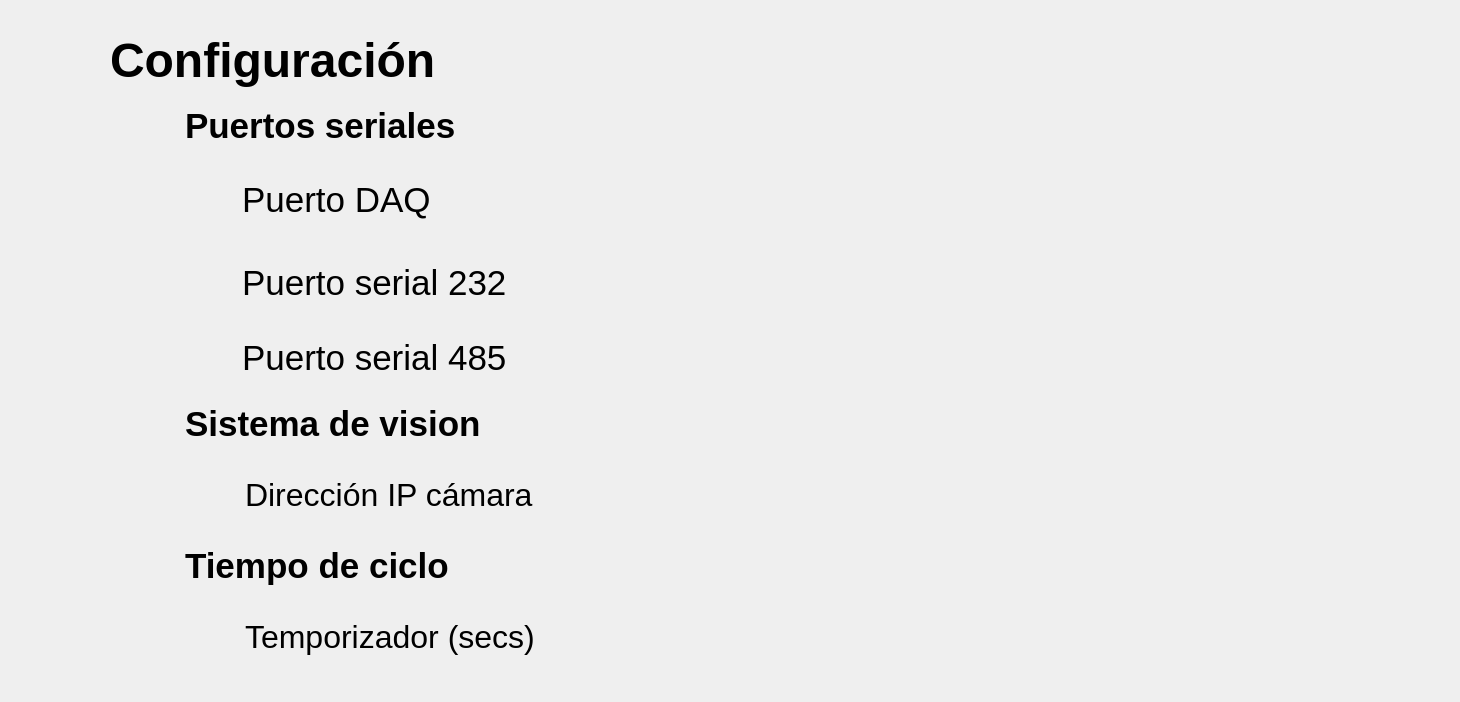
      <widget class="QWidget" name="ConfigurationShow">
       <layout class="QVBoxLayout" name="verticalLayout_13">
        <property name="leftMargin">
         <number>30</number>
        </property>
        <property name="topMargin">
         <number>30</number>
        </property>
        <property name="rightMargin">
         <number>30</number>
        </property>
        <property name="bottomMargin">
         <number>30</number>
        </property>
        <item>
         <layout class="QHBoxLayout" name="horizontalLayout_60">
          <property name="spacing">
           <number>30</number>
          </property>
          <item>
           <widget class="QLabel" name="lblConfig_3">
            <property name="minimumSize">
             <size>
              <width>50</width>
              <height>50</height>
             </size>
            </property>
            <property name="maximumSize">
             <size>
              <width>50</width>
              <height>50</height>
             </size>
            </property>
            <property name="text">
             <string/>
            </property>
            <property name="pixmap">
             <pixmap resource="../resources/resources.qrc">:/resources/cogwheel.png</pixmap>
            </property>
            <property name="scaledContents">
             <bool>true</bool>
            </property>
           </widget>
          </item>
          <item>
           <widget class="QLabel" name="label_42">
            <property name="minimumSize">
             <size>
              <width>380</width>
              <height>60</height>
             </size>
            </property>
            <property name="maximumSize">
             <size>
              <width>380</width>
              <height>60</height>
             </size>
            </property>
            <property name="font">
             <font>
              <pointsize>36</pointsize>
              <bold>true</bold>
             </font>
            </property>
            <property name="text">
             <string>Configuración </string>
            </property>
           </widget>
          </item>
          <item>
           <spacer name="horizontalSpacer_112">
            <property name="orientation">
             <enum>Qt::Horizontal</enum>
            </property>
            <property name="sizeHint" stdset="0">
             <size>
              <width>508</width>
              <height>20</height>
             </size>
            </property>
           </spacer>
          </item>
          <item>
           <widget class="QLabel" name="lblEditar">
            <property name="minimumSize">
             <size>
              <width>60</width>
              <height>60</height>
             </size>
            </property>
            <property name="maximumSize">
             <size>
              <width>70</width>
              <height>70</height>
             </size>
            </property>
            <property name="cursor">
             <cursorShape>PointingHandCursor</cursorShape>
            </property>
            <property name="toolTip">
             <string>Editar</string>
            </property>
            <property name="whatsThis">
             <string>Editar</string>
            </property>
            <property name="text">
             <string/>
            </property>
            <property name="pixmap">
             <pixmap resource="../resources/resources.qrc">:/resources/edit.png</pixmap>
            </property>
            <property name="scaledContents">
             <bool>true</bool>
            </property>
           </widget>
          </item>
          <item>
           <spacer name="horizontalSpacer_114">
            <property name="orientation">
             <enum>Qt::Horizontal</enum>
            </property>
            <property name="sizeHint" stdset="0">
             <size>
              <width>28</width>
              <height>20</height>
             </size>
            </property>
           </spacer>
          </item>
         </layout>
        </item>
        <item>
         <layout class="QHBoxLayout" name="horizontalLayout_63">
          <property name="spacing">
           <number>15</number>
          </property>
          <property name="leftMargin">
           <number>90</number>
          </property>
          <item>
           <widget class="QLabel" name="lblseria_12">
            <property name="minimumSize">
             <size>
              <width>50</width>
              <height>50</height>
             </size>
            </property>
            <property name="maximumSize">
             <size>
              <width>50</width>
              <height>50</height>
             </size>
            </property>
            <property name="text">
             <string/>
            </property>
            <property name="pixmap">
             <pixmap resource="../resources/resources.qrc">:/resources/connection.png</pixmap>
            </property>
            <property name="scaledContents">
             <bool>true</bool>
            </property>
           </widget>
          </item>
          <item>
           <widget class="QLabel" name="lblTitleSeriales_12">
            <property name="minimumSize">
             <size>
              <width>350</width>
              <height>60</height>
             </size>
            </property>
            <property name="maximumSize">
             <size>
              <width>350</width>
              <height>60</height>
             </size>
            </property>
            <property name="font">
             <font>
              <pointsize>26</pointsize>
              <bold>true</bold>
             </font>
            </property>
            <property name="text">
             <string>Puertos seriales</string>
            </property>
           </widget>
          </item>
          <item>
           <spacer name="horizontalSpacer_119">
            <property name="orientation">
             <enum>Qt::Horizontal</enum>
            </property>
            <property name="sizeHint" stdset="0">
             <size>
              <width>738</width>
              <height>20</height>
             </size>
            </property>
           </spacer>
          </item>
         </layout>
        </item>
        <item>
         <layout class="QHBoxLayout" name="horizontalLayout_132">
          <property name="spacing">
           <number>12</number>
          </property>
          <property name="leftMargin">
           <number>150</number>
          </property>
          <item>
           <widget class="QLabel" name="lblserial232_11">
            <property name="minimumSize">
             <size>
              <width>50</width>
              <height>50</height>
             </size>
            </property>
            <property name="maximumSize">
             <size>
              <width>50</width>
              <height>50</height>
             </size>
            </property>
            <property name="text">
             <string/>
            </property>
            <property name="pixmap">
             <pixmap resource="../resources/resources.qrc">:/resources/microchip.png</pixmap>
            </property>
            <property name="scaledContents">
             <bool>true</bool>
            </property>
           </widget>
          </item>
          <item>
           <widget class="QLabel" name="label_56">
            <property name="minimumSize">
             <size>
              <width>300</width>
              <height>60</height>
             </size>
            </property>
            <property name="maximumSize">
             <size>
              <width>300</width>
              <height>60</height>
             </size>
            </property>
            <property name="font">
             <font>
              <pointsize>26</pointsize>
             </font>
            </property>
            <property name="text">
             <string>Puerto DAQ</string>
            </property>
           </widget>
          </item>
          <item>
           <spacer name="horizontalSpacer_157">
            <property name="orientation">
             <enum>Qt::Horizontal</enum>
            </property>
            <property name="sizeType">
             <enum>QSizePolicy::Fixed</enum>
            </property>
            <property name="sizeHint" stdset="0">
             <size>
              <width>88</width>
              <height>20</height>
             </size>
            </property>
           </spacer>
          </item>
          <item>
           <widget class="QLabel" name="lblGatewayPort">
            <property name="minimumSize">
             <size>
              <width>250</width>
              <height>60</height>
             </size>
            </property>
            <property name="maximumSize">
             <size>
              <width>250</width>
              <height>60</height>
             </size>
            </property>
            <property name="font">
             <font>
              <pointsize>24</pointsize>
             </font>
            </property>
            <property name="text">
             <string/>
            </property>
           </widget>
          </item>
          <item>
           <spacer name="horizontalSpacer_158">
            <property name="orientation">
             <enum>Qt::Horizontal</enum>
            </property>
            <property name="sizeHint" stdset="0">
             <size>
              <width>538</width>
              <height>77</height>
             </size>
            </property>
           </spacer>
          </item>
         </layout>
        </item>
        <item>
         <layout class="QHBoxLayout" name="horizontalLayout_64">
          <property name="spacing">
           <number>12</number>
          </property>
          <property name="leftMargin">
           <number>150</number>
          </property>
          <item>
           <widget class="QLabel" name="lblserial232_4">
            <property name="minimumSize">
             <size>
              <width>50</width>
              <height>50</height>
             </size>
            </property>
            <property name="maximumSize">
             <size>
              <width>50</width>
              <height>50</height>
             </size>
            </property>
            <property name="text">
             <string/>
            </property>
            <property name="pixmap">
             <pixmap resource="../resources/resources.qrc">:/resources/vga-port.png</pixmap>
            </property>
            <property name="scaledContents">
             <bool>true</bool>
            </property>
           </widget>
          </item>
          <item>
           <widget class="QLabel" name="label_44">
            <property name="minimumSize">
             <size>
              <width>300</width>
              <height>60</height>
             </size>
            </property>
            <property name="maximumSize">
             <size>
              <width>300</width>
              <height>60</height>
             </size>
            </property>
            <property name="font">
             <font>
              <pointsize>26</pointsize>
             </font>
            </property>
            <property name="text">
             <string>Puerto serial 232</string>
            </property>
           </widget>
          </item>
          <item>
           <spacer name="horizontalSpacer_121">
            <property name="orientation">
             <enum>Qt::Horizontal</enum>
            </property>
            <property name="sizeType">
             <enum>QSizePolicy::Fixed</enum>
            </property>
            <property name="sizeHint" stdset="0">
             <size>
              <width>88</width>
              <height>20</height>
             </size>
            </property>
           </spacer>
          </item>
          <item>
           <widget class="QLabel" name="lbl232Port">
            <property name="minimumSize">
             <size>
              <width>250</width>
              <height>60</height>
             </size>
            </property>
            <property name="maximumSize">
             <size>
              <width>250</width>
              <height>60</height>
             </size>
            </property>
            <property name="font">
             <font>
              <pointsize>24</pointsize>
             </font>
            </property>
            <property name="text">
             <string/>
            </property>
           </widget>
          </item>
          <item>
           <spacer name="horizontalSpacer_122">
            <property name="orientation">
             <enum>Qt::Horizontal</enum>
            </property>
            <property name="sizeHint" stdset="0">
             <size>
              <width>538</width>
              <height>77</height>
             </size>
            </property>
           </spacer>
          </item>
         </layout>
        </item>
        <item>
         <layout class="QHBoxLayout" name="horizontalLayout_65">
          <property name="spacing">
           <number>12</number>
          </property>
          <property name="leftMargin">
           <number>150</number>
          </property>
          <item>
           <widget class="QLabel" name="lblserial485_3">
            <property name="minimumSize">
             <size>
              <width>50</width>
              <height>50</height>
             </size>
            </property>
            <property name="maximumSize">
             <size>
              <width>50</width>
              <height>50</height>
             </size>
            </property>
            <property name="text">
             <string/>
            </property>
            <property name="pixmap">
             <pixmap resource="../resources/resources.qrc">:/resources/port.png</pixmap>
            </property>
            <property name="scaledContents">
             <bool>true</bool>
            </property>
           </widget>
          </item>
          <item>
           <widget class="QLabel" name="label_45">
            <property name="minimumSize">
             <size>
              <width>300</width>
              <height>60</height>
             </size>
            </property>
            <property name="maximumSize">
             <size>
              <width>300</width>
              <height>60</height>
             </size>
            </property>
            <property name="font">
             <font>
              <pointsize>26</pointsize>
             </font>
            </property>
            <property name="text">
             <string>Puerto serial 485</string>
            </property>
           </widget>
          </item>
          <item>
           <spacer name="horizontalSpacer_124">
            <property name="orientation">
             <enum>Qt::Horizontal</enum>
            </property>
            <property name="sizeType">
             <enum>QSizePolicy::Fixed</enum>
            </property>
            <property name="sizeHint" stdset="0">
             <size>
              <width>88</width>
              <height>20</height>
             </size>
            </property>
           </spacer>
          </item>
          <item>
           <widget class="QLabel" name="lbl485Port">
            <property name="minimumSize">
             <size>
              <width>250</width>
              <height>60</height>
             </size>
            </property>
            <property name="maximumSize">
             <size>
              <width>250</width>
              <height>60</height>
             </size>
            </property>
            <property name="font">
             <font>
              <pointsize>24</pointsize>
             </font>
            </property>
            <property name="text">
             <string/>
            </property>
           </widget>
          </item>
          <item>
           <spacer name="horizontalSpacer_125">
            <property name="orientation">
             <enum>Qt::Horizontal</enum>
            </property>
            <property name="sizeHint" stdset="0">
             <size>
              <width>518</width>
              <height>20</height>
             </size>
            </property>
           </spacer>
          </item>
         </layout>
        </item>
        <item>
         <layout class="QHBoxLayout" name="horizontalLayout_66">
          <property name="spacing">
           <number>15</number>
          </property>
          <property name="leftMargin">
           <number>90</number>
          </property>
          <item>
           <widget class="QLabel" name="lblseria_13">
            <property name="minimumSize">
             <size>
              <width>50</width>
              <height>50</height>
             </size>
            </property>
            <property name="maximumSize">
             <size>
              <width>50</width>
              <height>50</height>
             </size>
            </property>
            <property name="text">
             <string/>
            </property>
            <property name="pixmap">
             <pixmap resource="../resources/resources.qrc">:/resources/focus.png</pixmap>
            </property>
            <property name="scaledContents">
             <bool>true</bool>
            </property>
           </widget>
          </item>
          <item>
           <widget class="QLabel" name="lblTitleSeriales_13">
            <property name="minimumSize">
             <size>
              <width>350</width>
              <height>60</height>
             </size>
            </property>
            <property name="maximumSize">
             <size>
              <width>350</width>
              <height>60</height>
             </size>
            </property>
            <property name="font">
             <font>
              <pointsize>26</pointsize>
              <bold>true</bold>
             </font>
            </property>
            <property name="text">
             <string>Sistema de vision</string>
            </property>
           </widget>
          </item>
          <item>
           <spacer name="horizontalSpacer_126">
            <property name="orientation">
             <enum>Qt::Horizontal</enum>
            </property>
            <property name="sizeHint" stdset="0">
             <size>
              <width>768</width>
              <height>20</height>
             </size>
            </property>
           </spacer>
          </item>
         </layout>
        </item>
        <item>
         <layout class="QHBoxLayout" name="horizontalLayout_67">
          <property name="spacing">
           <number>15</number>
          </property>
          <property name="leftMargin">
           <number>150</number>
          </property>
          <item>
           <widget class="QLabel" name="lblseria_14">
            <property name="minimumSize">
             <size>
              <width>50</width>
              <height>50</height>
             </size>
            </property>
            <property name="maximumSize">
             <size>
              <width>50</width>
              <height>50</height>
             </size>
            </property>
            <property name="text">
             <string/>
            </property>
            <property name="pixmap">
             <pixmap resource="../resources/resources.qrc">:/resources/webcam.png</pixmap>
            </property>
            <property name="scaledContents">
             <bool>true</bool>
            </property>
           </widget>
          </item>
          <item>
           <widget class="QLabel" name="lblTitleSeriales_14">
            <property name="minimumSize">
             <size>
              <width>300</width>
              <height>60</height>
             </size>
            </property>
            <property name="maximumSize">
             <size>
              <width>300</width>
              <height>60</height>
             </size>
            </property>
            <property name="font">
             <font>
              <pointsize>24</pointsize>
             </font>
            </property>
            <property name="text">
             <string>Dirección IP cámara </string>
            </property>
           </widget>
          </item>
          <item>
           <spacer name="horizontalSpacer_139">
            <property name="orientation">
             <enum>Qt::Horizontal</enum>
            </property>
            <property name="sizeType">
             <enum>QSizePolicy::Fixed</enum>
            </property>
            <property name="sizeHint" stdset="0">
             <size>
              <width>88</width>
              <height>20</height>
             </size>
            </property>
           </spacer>
          </item>
          <item>
           <widget class="QLabel" name="lblCameraAddress">
            <property name="sizePolicy">
             <sizepolicy hsizetype="Preferred" vsizetype="Preferred">
              <horstretch>0</horstretch>
              <verstretch>0</verstretch>
             </sizepolicy>
            </property>
            <property name="minimumSize">
             <size>
              <width>320</width>
              <height>70</height>
             </size>
            </property>
            <property name="maximumSize">
             <size>
              <width>320</width>
              <height>70</height>
             </size>
            </property>
            <property name="font">
             <font>
              <pointsize>24</pointsize>
             </font>
            </property>
            <property name="text">
             <string/>
            </property>
           </widget>
          </item>
          <item>
           <spacer name="horizontalSpacer_129">
            <property name="orientation">
             <enum>Qt::Horizontal</enum>
            </property>
            <property name="sizeHint" stdset="0">
             <size>
              <width>388</width>
              <height>20</height>
             </size>
            </property>
           </spacer>
          </item>
         </layout>
        </item>
        <item>
         <layout class="QHBoxLayout" name="horizontalLayout_68">
          <property name="spacing">
           <number>15</number>
          </property>
          <property name="leftMargin">
           <number>90</number>
          </property>
          <item>
           <widget class="QLabel" name="lblseria_15">
            <property name="minimumSize">
             <size>
              <width>50</width>
              <height>50</height>
             </size>
            </property>
            <property name="maximumSize">
             <size>
              <width>50</width>
              <height>50</height>
             </size>
            </property>
            <property name="text">
             <string/>
            </property>
            <property name="pixmap">
             <pixmap resource="../resources/resources.qrc">:/resources/cycle (1).png</pixmap>
            </property>
            <property name="scaledContents">
             <bool>true</bool>
            </property>
           </widget>
          </item>
          <item>
           <widget class="QLabel" name="lblTitleSeriales_15">
            <property name="minimumSize">
             <size>
              <width>350</width>
              <height>60</height>
             </size>
            </property>
            <property name="maximumSize">
             <size>
              <width>350</width>
              <height>60</height>
             </size>
            </property>
            <property name="font">
             <font>
              <pointsize>26</pointsize>
              <bold>true</bold>
             </font>
            </property>
            <property name="text">
             <string>Tiempo de ciclo</string>
            </property>
           </widget>
          </item>
          <item>
           <spacer name="horizontalSpacer_130">
            <property name="minimumSize">
             <size>
              <width>60</width>
              <height>60</height>
             </size>
            </property>
            <property name="orientation">
             <enum>Qt::Horizontal</enum>
            </property>
            <property name="sizeHint" stdset="0">
             <size>
              <width>768</width>
              <height>20</height>
             </size>
            </property>
           </spacer>
          </item>
         </layout>
        </item>
        <item>
         <layout class="QHBoxLayout" name="horizontalLayout_69">
          <property name="spacing">
           <number>15</number>
          </property>
          <property name="leftMargin">
           <number>150</number>
          </property>
          <item>
           <widget class="QLabel" name="lblseria_16">
            <property name="minimumSize">
             <size>
              <width>50</width>
              <height>50</height>
             </size>
            </property>
            <property name="maximumSize">
             <size>
              <width>50</width>
              <height>50</height>
             </size>
            </property>
            <property name="text">
             <string/>
            </property>
            <property name="pixmap">
             <pixmap resource="../resources/resources.qrc">:/resources/clock_2.png</pixmap>
            </property>
            <property name="scaledContents">
             <bool>true</bool>
            </property>
           </widget>
          </item>
          <item>
           <widget class="QLabel" name="lblTitleSeriales_16">
            <property name="minimumSize">
             <size>
              <width>300</width>
              <height>60</height>
             </size>
            </property>
            <property name="maximumSize">
             <size>
              <width>300</width>
              <height>60</height>
             </size>
            </property>
            <property name="font">
             <font>
              <pointsize>24</pointsize>
             </font>
            </property>
            <property name="text">
             <string>Temporizador (secs)</string>
            </property>
           </widget>
          </item>
          <item>
           <spacer name="horizontalSpacer_140">
            <property name="orientation">
             <enum>Qt::Horizontal</enum>
            </property>
            <property name="sizeType">
             <enum>QSizePolicy::Fixed</enum>
            </property>
            <property name="sizeHint" stdset="0">
             <size>
              <width>88</width>
              <height>20</height>
             </size>
            </property>
           </spacer>
          </item>
          <item>
           <widget class="QLabel" name="lblTimer">
            <property name="minimumSize">
             <size>
              <width>320</width>
              <height>70</height>
             </size>
            </property>
            <property name="maximumSize">
             <size>
              <width>320</width>
              <height>70</height>
             </size>
            </property>
            <property name="font">
             <font>
              <pointsize>24</pointsize>
             </font>
            </property>
            <property name="text">
             <string/>
            </property>
           </widget>
          </item>
          <item>
           <spacer name="horizontalSpacer_133">
            <property name="orientation">
             <enum>Qt::Horizontal</enum>
            </property>
            <property name="sizeHint" stdset="0">
             <size>
              <width>318</width>
              <height>20</height>
             </size>
            </property>
           </spacer>
          </item>
         </layout>
        </item>
       </layout>
      </widget>
